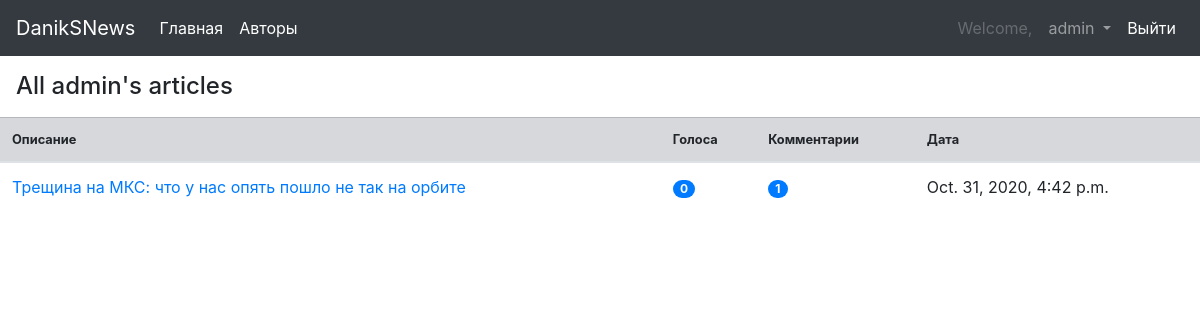
The page /accounts/profile/articles/ (signed in) on the database as committed earlier.
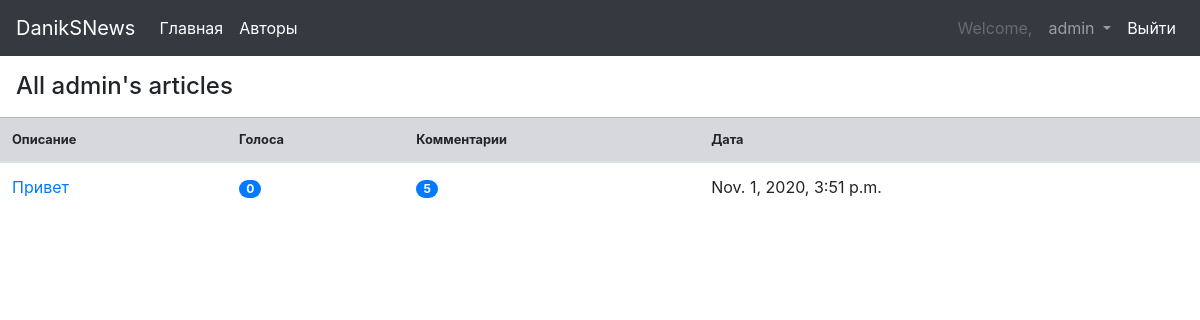
The same page on the database as committed later.
### article/models.py (models this page shows, shortened)
class Article(models.Model):
    title = models.CharField(max_length=255, verbose_name='Название')
    text = models.TextField(max_length=5000, verbose_name='Содержание')
    author = models.ForeignKey(User, max_length=255, verbose_name='Автор', on_delete=models.CASCADE)
    data = models.DateTimeField(auto_now_add=True)
    slug = models.SlugField(max_length=255, blank=True)
    def get_absolute_url(self):
        return reverse('article_detail_url', kwargs={'slug': self.slug})

### accounts/views.py (the view)
# urls.py: path('profile/articles/', profile_all_articles, name='profile_all_articles'),
def profile_all_articles(request):
    user = request.user
    articles = Article.objects.filter(author=user).order_by('-data')
    list_of_data = []
    for article in articles:
        num_votes = 0
        for choice in article.choice_set.all():
            num_votes += choice.votes
        tmp = (article, article.comment_set.count(), num_votes)
        list_of_data.append(tmp)
    context = {
        'user': user,
        'list_of_data': list_of_data,
    }
    return render(request, 'accounts/profile_all_articles.html', context=context)

### accounts/templates/accounts/profile_all_articles.html
{% extends 'base.html' %}
{% block content %}
    <div class="d-flex align-items-center justify-content-between mb-3 mt-3 ml-3">
        <h4 class="mb-0">All {{ user.username }}'s articles</h4>
    </div>
    <table class="table">
        <thead>
        <tr class="table-secondary small">
            <th scope="col">Описание</th>
            <th scope="col">Голоса</th>
            <th scope="col">Комментарии</th>
            <th scope="col">Дата</th>
        </tr>
        </thead>
        <tbody>
        {% for article, com_num, vote_num in list_of_data %}
            <tr>
                <td><a href="{{ article.get_absolute_url }}" class="text-black">{{article.title|truncatechars:60}}</a></td>
                <td><span class="badge badge-primary badge-pill">{{vote_num}}</span></td>
                <td><span class="badge badge-primary badge-pill">{{com_num}}</span></td>
                <td>{{ article.data }}</td>
            </tr>
        {% endfor %}
        </tbody>
    </table>
{% endblock %}

Rows that differ between the two databases and show on the page:
removed Article: title "Трещина на МКС: что у нас опять пошло не так на орбите", vote_num "0", author "1", data "Oct. 31, 2020, 4:42 p.m."
added Article: title "Привет", vote_num "0", com_num "5", data "Nov. 1, 2020, 3:51 p.m."
